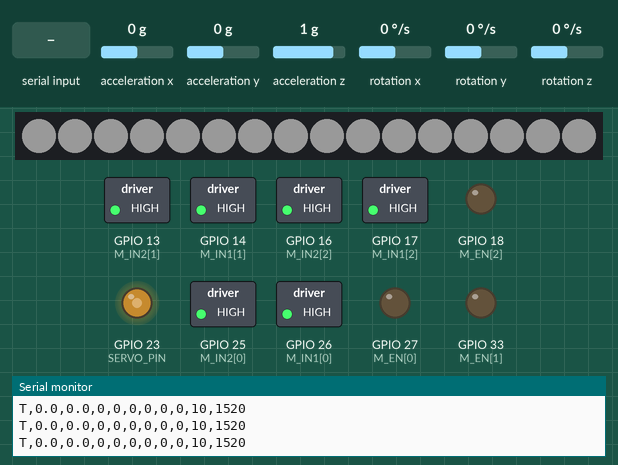
The sketch below on a simulated ESP32. Shown: 16 RGB LEDs in strip order, left to right, switched loads named in the sketch (green lamp = pin HIGH), output pins drawn as LEDs (lit = HIGH), the last lines printed to the serial monitor. Wiring (inferred from the names in the program): MPU-6050 motion sensor at I2C address 0x68. The inputs (shaded band) are chosen by the test bench; at power-on: acceleration x 0 g, acceleration y 0 g, acceleration z 1 g, rotation x 0 °/s, rotation y 0 °/s, rotation z 0 °/s. Dim RGB values are drawn brighter than linear.

Above: at 2.5 s.
2.6 s: "L\n" received over Serial
At 3.5 s:
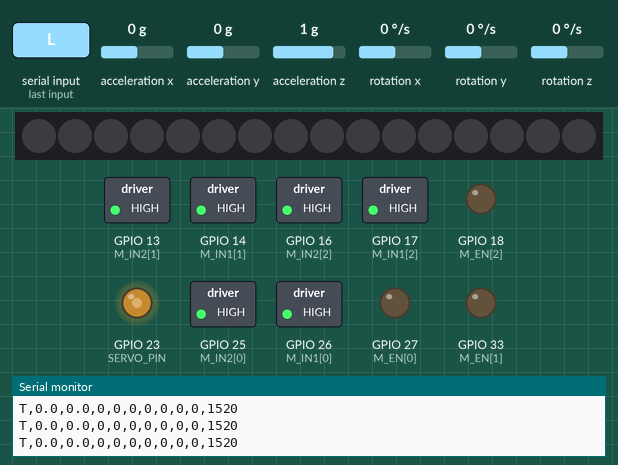
4.1 s: "B90\n" received over Serial
At 4.9 s:
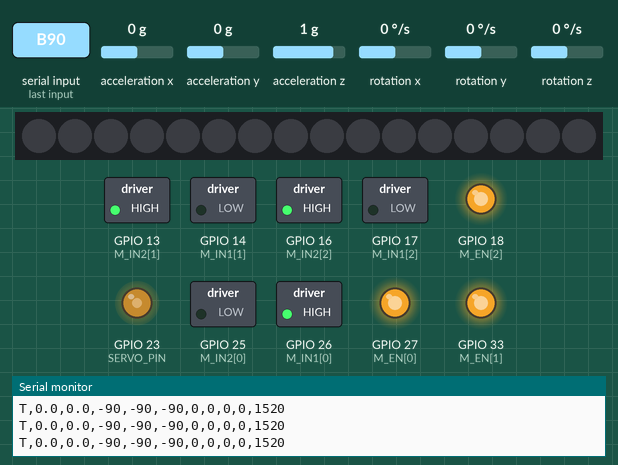
6.6 s: "V\n" received over Serial
At 8.0 s:
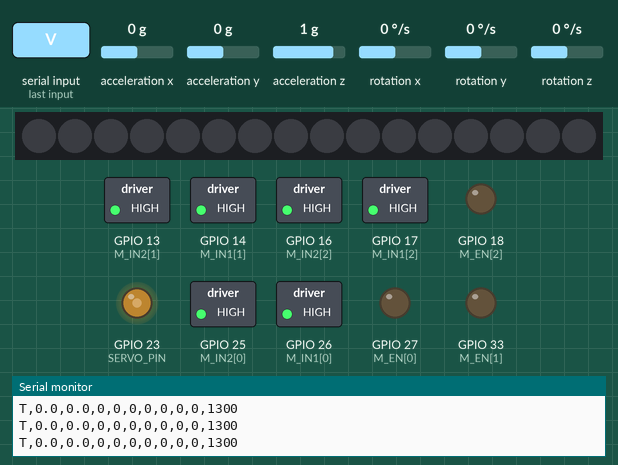
Timing chart, 0 to 9.6 s (numbered marks = the images above; inputs shaded):
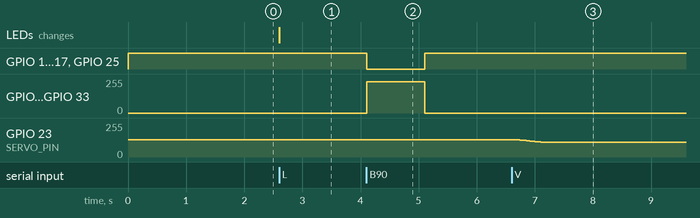

Measured:
- after the input at 2.6 s, the LEDs: change at once (image 1)
- after the input at 4.1 s, GPIO 14 (M_IN1[1]), GPIO 17 (M_IN1[2]), GPIO 25 (M_IN2[0]): HIGH → LOW at once, → HIGH 1.0 s later; GPIO 18 (M_EN[2]), GPIO 27 (M_EN[0]), GPIO 33 (M_EN[1]): 0/255 → 236/255 at once, → 0/255 1.0 s later
- after the input at 6.6 s, GPIO 23 (SERVO_PIN): moves from 129/255 to 110/255 over 0.51 s, starting after 0.08 s

The sketch:

pipe_robot_esp32.ino
```cpp
/*
  ============================================================
   PIPE INSPECTION ROBOT  -  ESP32 FIRMWARE   (v3: TB6612 + GD2508MG tendon)
  ============================================================
   Controls : 3 DC drive motors on 2x TB6612FNG drivers,
              addressable LED (WS2812-type),
              Goteck GD2508MG servo that pulls the tendon to bend the TPU linkage,
              MPU6050 IMU
   Talks to : Raspberry Pi over USB serial (115200 baud)
   Board    : "ESP32 Dev Module"  (ESP32 Arduino core v3.x)
   Libraries: Adafruit NeoPixel (install once), Wire (built in)

   COMMANDS (one per line, sent by the Pi)
   ---------------------------------------
   P                  ping                          -> replies "OK"
   F 60 / B 60        all motors forward / backward at 60 %
   S                  stop (brake)
   M 50 50 50         each motor separately (-100..100 %)
   L 80               LED brightness 0..100 %
   D 40               bend the linkage: -100 (full right) .. 0 (straight) .. +100 (full left)
   V 1450             raw servo pulse in microseconds (CALIBRATION ONLY, clamped to safe limits)
   Z                  zero the IMU (take current pose as level)
   K S 1.0 6.0 0.0    set SPEED PID gains (kp ki kd)  - only used with encoders
   G                  print current settings

   TELEMETRY (sent 20 times/second)
   --------------------------------
   T,roll,pitch,cmd1,cmd2,cmd3,rpm1,rpm2,rpm3,light,servo_us

   SAFETY : motors stop if no command arrives for 1 second.
            The bend is kept (the robot does not snap straight inside an elbow).
   SERVO  : always starts at mid position (1520 us), then moves with smooth
            acceleration / deceleration (trapezoidal profile) - no jerks.
  ============================================================
*/

#include <Wire.h>
#include <math.h>
#include <Adafruit_NeoPixel.h>

// ================== 1. SETTINGS YOU MAY CHANGE ==================

// ---- Motor driver pins: 2x TB6612FNG ----
//              Motor 1 (A: AIN1/AIN2/PWMA), Motor 2 (A: BIN1/BIN2/PWMB), Motor 3 (B: AIN1/AIN2/PWMA)
const int M_IN1[3] = {26, 14, 17};
const int M_IN2[3] = {25, 13, 16};
const int M_EN [3] = {27, 33, 18};      // PWM speed pins
const bool M_REVERSE[3] = {true, false, false};  // set true if that motor spins the wrong way
// NOTE: STBY pin on BOTH TB6612 boards must be tied to 3.3 V (HIGH), or nothing moves.

const int PWM_FREQ = 20000;  // 20 kHz: right for TB6612, and silent
const int PWM_BITS = 10;     // 0..1023
const int PWM_MAX  = (1 << PWM_BITS) - 1;
const int MIN_PWM_PCT = 25;  // dead zone: below this the motors only hum. Tune it.

// ---- LED (WS2812-type, DI pin) ----
const int LIGHT_PIN     = 19;   // -> 330 ohm -> LED DI
const int LED_COUNT     = 16;    // number of LEDs (change for a ring/strip)
const int LIGHT_ON_BOOT = 10;  // % brightness at power-up

// ---- Tendon servo: Goteck GD2508MG ----
const int   SERVO_PIN         = 23;
const int   SERVO_FREQ_HZ     = 333;    // GD2508MG: 333 Hz = best accuracy and holding torque
const int   SERVO_MID_US      = 1520;   // servo neutral - ALWAYS used at power-up
const int   SERVO_STRAIGHT_US = 1520;   // pulse where the TPU linkage is straight (calibrate)
const int   SERVO_BEND_US     = 200;    // pulse change from straight for FULL bend (calibrate)
const int   SERVO_SAFE_MIN_US = 1300;   // hard limits - never go beyond (protect tendon + TPU)
const int   SERVO_SAFE_MAX_US = 1740;
const bool  SERVO_INVERT      = false;  // true if D + (left) bends the robot to the right
const float SERVO_MAX_SPEED   = 800.0;  // us per second   (top speed of the profile)
const float SERVO_ACCEL       = 2000.0; // us per second^2 (how gently it speeds up / slows down)

// ---- I2C (MPU6050) ----
const int SDA_PIN = 21;
const int SCL_PIN = 22;

// ---- Encoders (set USE_ENCODERS to 1 only if your motors have them) ----
#define USE_ENCODERS 0
const int   ENC_PIN[3] = {34, 35, 39};
const float ENC_CPR    = 700.0;
const float MAX_RPM    = 100.0;

// ---- Speed PID (used only with encoders) ----
float SPD_KP = 1.0, SPD_KI = 6.0, SPD_KD = 0.0;
const float SLOPE_FF = 40.0;   // extra % per unit sin(pitch) when climbing (0 = off)

// ---- Timing ----
const unsigned long CONTROL_US   = 10000;  // control loop 100 Hz
const unsigned long TELEMETRY_MS = 50;     // telemetry 20 Hz
const unsigned long WATCHDOG_MS  = 1000;   // stop motors if Pi goes silent

// ================== 2. SMALL PID HELPER ==================
struct PID {
  float kp, ki, kd;
  float integ = 0, prevMeas = 0;
  float outMin, outMax;
  bool  first = true;
  void reset() { integ = 0; first = true; }
  float update(float target, float meas, float dt) {
    float err = target - meas;
    float dMeas = first ? 0 : (meas - prevMeas) / dt;
    first = false;
    prevMeas = meas;
    float newInteg = integ + ki * err * dt;
    float out = kp * err + newInteg - kd * dMeas;
    if (out > outMax)      out = outMax;
    else if (out < outMin) out = outMin;
    else                   integ = newInteg;     // anti-windup
    return out;
  }
};
PID speedPid[3];

// ================== 3. STATE ==================
float target[3]   = {0, 0, 0};
float motorCmd[3] = {0, 0, 0};
float rpm[3]      = {0, 0, 0};
int   lightPct = 0;

float servoUs       = SERVO_MID_US;   // where the servo is now
float servoVel      = 0;              // current speed (us/s), for smooth motion
float servoTargetUs = SERVO_MID_US;   // where it is going
int   bendPct       = 0;

float roll = 0, pitch = 0;
float rollZero = 0, pitchZero = 0;
float gyroBiasX = 0, gyroBiasY = 0;
float rawRoll = 0, rawPitch = 0;
bool  imuOk = false;

unsigned long lastCmdMs = 0, lastCtrlUs = 0, lastTelMs = 0;
String rxLine = "";

#if USE_ENCODERS
volatile long encCount[3] = {0, 0, 0};
void IRAM_ATTR enc0() { encCount[0]++; }
void IRAM_ATTR enc1() { encCount[1]++; }
void IRAM_ATTR enc2() { encCount[2]++; }
long lastCount[3] = {0, 0, 0};
#endif

Adafruit_NeoPixel leds(LED_COUNT, LIGHT_PIN, NEO_GRB + NEO_KHZ800);

// ================== 4. MOTORS ==================
void setMotor(int i, float pct) {
  pct = constrain(pct, -100, 100);
  motorCmd[i] = pct;
  float p = M_REVERSE[i] ? -pct : pct;
  if (fabs(p) < 1.0) {                       // stop = short brake (TB6612: IN1=IN2=HIGH)
    digitalWrite(M_IN1[i], HIGH);
    digitalWrite(M_IN2[i], HIGH);
    ledcWrite(M_EN[i], 0);
    return;
  }
  float mag = MIN_PWM_PCT + (100.0 - MIN_PWM_PCT) * fabs(p) / 100.0;
  digitalWrite(M_IN1[i], p > 0 ? HIGH : LOW);
  digitalWrite(M_IN2[i], p > 0 ? LOW : HIGH);
  ledcWrite(M_EN[i], (int)(mag / 100.0 * PWM_MAX));
}

void stopAll() {
  for (int i = 0; i < 3; i++) {
    target[i] = 0;
    speedPid[i].reset();
    setMotor(i, 0);
  }
}

// ================== 5. LED ==================
void setLight(int pct) {
  lightPct = constrain(pct, 0, 100);
  uint8_t v = lightPct * 255 / 100;
  leds.fill(leds.Color(v, v, v));
  leds.show();
}

// ================== 6. SERVO (smooth motion) ==================
void writeServoUs(float us) {
  const float periodUs = 1000000.0 / SERVO_FREQ_HZ;      // 3003 us at 333 Hz
  ledcWrite(SERVO_PIN, (uint32_t)(us / periodUs * 16383.0));
}

void setServoTarget(float us) {
  servoTargetUs = constrain(us, SERVO_SAFE_MIN_US, SERVO_SAFE_MAX_US);
}

// bend -100 (right) .. +100 (left)
void setBend(int pct) {
  bendPct = constrain(pct, -100, 100);
  float dir = SERVO_INVERT ? -1.0 : 1.0;
  setServoTarget(SERVO_STRAIGHT_US + dir * bendPct * SERVO_BEND_US / 100.0);
}

// Trapezoidal profile: accelerate, cruise at max speed, decelerate to stop exactly on target
void servoStep(float dt) {
  float err = servoTargetUs - servoUs;
  if (fabs(err) < 0.5 && fabs(servoVel) < 20.0) {         // arrived
    servoVel = 0;
    if (servoUs != servoTargetUs) { servoUs = servoTargetUs; writeServoUs(servoUs); }
    return;
  }
  float dir = err > 0 ? 1.0 : -1.0;
  // fastest speed from which we can still stop on target: v = sqrt(2 * a * distance)
  float wantVel = dir * min(SERVO_MAX_SPEED, sqrtf(2.0 * SERVO_ACCEL * fabs(err)));

  float dvMax = SERVO_ACCEL * dt;                         // limit acceleration
  servoVel += constrain(wantVel - servoVel, -dvMax, dvMax);

  float step = servoVel * dt;
  if ((dir > 0 && step > err) || (dir < 0 && step < err)) { // never overshoot
    step = err;
    servoVel = 0;
  }
  servoUs += step;
  writeServoUs(servoUs);
}

// ================== 7. IMU (MPU6050, no library) ==================
const uint8_t MPU = 0x68;

bool imuBegin() {
  Wire.begin(SDA_PIN, SCL_PIN);
  Wire.beginTransmission(MPU);
  Wire.write(0x6B); Wire.write(0x00);          // wake up
  if (Wire.endTransmission() != 0) return false;
  Wire.beginTransmission(MPU);
  Wire.write(0x1A); Wire.write(0x03);          // 44 Hz low-pass filter
  Wire.endTransmission();
  return true;
}

bool imuRead(float &ax, float &ay, float &az, float &gx, float &gy) {
  Wire.beginTransmission(MPU);
  Wire.write(0x3B);
  if (Wire.endTransmission(false) != 0) return false;
  if (Wire.requestFrom(MPU, (uint8_t)14) != 14) return false;
  int16_t raw[7];
  for (int i = 0; i < 7; i++) raw[i] = (Wire.read() << 8) | Wire.read();
  ax = raw[0] / 16384.0;  ay = raw[1] / 16384.0;  az = raw[2] / 16384.0;
  gx = raw[4] / 131.0;    gy = raw[5] / 131.0;
  return true;
}

void imuCalibrateGyro() {               // keep the robot still for ~1 s at power-up
  float sx = 0, sy = 0, ax, ay, az, gx, gy;
  int n = 0;
  for (int i = 0; i < 200; i++) {
    if (imuRead(ax, ay, az, gx, gy)) { sx += gx; sy += gy; n++; }
    delay(5);
  }
  if (n) { gyroBiasX = sx / n; gyroBiasY = sy / n; }
}

void imuUpdate(float dt) {              // complementary filter
  float ax, ay, az, gx, gy;
  if (!imuRead(ax, ay, az, gx, gy)) return;
  float accRoll  = atan2(ay, az) * 180.0 / PI;
  float accPitch = atan2(-ax, sqrt(ay * ay + az * az)) * 180.0 / PI;
  const float A = 0.98;
  rawRoll  = A * (rawRoll  + (gx - gyroBiasX) * dt) + (1 - A) * accRoll;
  rawPitch = A * (rawPitch + (gy - gyroBiasY) * dt) + (1 - A) * accPitch;
  roll  = rawRoll  - rollZero;
  pitch = rawPitch - pitchZero;
}

// ================== 8. ENCODERS ==================
void encoderUpdate(float dt) {
#if USE_ENCODERS
  for (int i = 0; i < 3; i++) {
    noInterrupts();
    long c = encCount[i];
    interrupts();
    float r = (c - lastCount[i]) / ENC_CPR / dt * 60.0;
    lastCount[i] = c;
    if (motorCmd[i] < 0) r = -r;
    rpm[i] = 0.7 * rpm[i] + 0.3 * r;
  }
#endif
}

// ================== 9. CONTROL LOOP (100 Hz) ==================
void controlStep(float dt) {
  if (imuOk) imuUpdate(dt);
  encoderUpdate(dt);
  servoStep(dt);                                       // smooth tendon motion

  bool moving = fabs(target[0]) + fabs(target[1]) + fabs(target[2]) > 0.5;
  float slope = moving ? SLOPE_FF * sin(pitch * PI / 180.0) : 0;

  for (int i = 0; i < 3; i++) {
    if (!moving) { setMotor(i, 0); continue; }
#if USE_ENCODERS
    float corr = speedPid[i].update(target[i], rpm[i] / MAX_RPM * 100.0, dt);
    setMotor(i, target[i] + slope + corr);
#else
    setMotor(i, target[i] + slope);                    // open loop
#endif
  }
}

// ================== 10. COMMANDS ==================
void applyGains() {
  for (int i = 0; i < 3; i++) {
    speedPid[i].kp = SPD_KP; speedPid[i].ki = SPD_KI; speedPid[i].kd = SPD_KD;
    speedPid[i].outMin = -50; speedPid[i].outMax = 50;
    speedPid[i].reset();
  }
}

void printSettings() {
  Serial.printf("# speed PID kp=%.2f ki=%.2f kd=%.2f | encoders=%d imu=%d light=%d\n",
                SPD_KP, SPD_KI, SPD_KD, USE_ENCODERS, imuOk, lightPct);
  Serial.printf("# servo now=%.0f us target=%.0f us bend=%d%% | straight=%d bend=+-%d safe=%d..%d invert=%d\n",
                servoUs, servoTargetUs, bendPct, SERVO_STRAIGHT_US, SERVO_BEND_US,
                SERVO_SAFE_MIN_US, SERVO_SAFE_MAX_US, SERVO_INVERT);
}

void handleCommand(String line) {
  line.trim();
  if (line.length() == 0) return;
  lastCmdMs = millis();
  char c = toupper(line.charAt(0));
  String args = line.substring(1);
  args.trim();
  float a = 0, b = 0, d = 0;

  switch (c) {
    case 'P': Serial.println("OK"); break;
    case 'F': a = args.toFloat(); for (int i = 0; i < 3; i++) target[i] =  constrain(a, 0, 100); break;
    case 'B': a = args.toFloat(); for (int i = 0; i < 3; i++) target[i] = -constrain(a, 0, 100); break;
    case 'S': stopAll(); break;
    case 'M':
      if (sscanf(args.c_str(), "%f %f %f", &a, &b, &d) == 3) {
        target[0] = constrain(a, -100, 100);
        target[1] = constrain(b, -100, 100);
        target[2] = constrain(d, -100, 100);
      }
      break;
    case 'L': setLight(args.toInt()); break;
    case 'D': setBend(args.toInt()); break;
    case 'V': bendPct = 0; setServoTarget(args.toInt()); break;   // raw us, calibration
    case 'Z': rollZero = rawRoll; pitchZero = rawPitch; Serial.println("# IMU zeroed"); break;
    case 'G': printSettings(); break;
    case 'K': {
      char which; float kp, ki, kd;
      if (sscanf(args.c_str(), "%c %f %f %f", &which, &kp, &ki, &kd) == 4 && toupper(which) == 'S') {
        SPD_KP = kp; SPD_KI = ki; SPD_KD = kd;
        applyGains();
        printSettings();
      }
      break;
    }
    default: Serial.println("# unknown command");
  }
}

void readSerial() {
  while (Serial.available()) {
    char ch = Serial.read();
    if (ch == '\n' || ch == '\r') {
      if (rxLine.length()) handleCommand(rxLine);
      rxLine = "";
    } else if (rxLine.length() < 60) {
      rxLine += ch;
    }
  }
}

void sendTelemetry() {
  Serial.printf("T,%.1f,%.1f,%.0f,%.0f,%.0f,%.0f,%.0f,%.0f,%d,%d\n",
                roll, pitch, motorCmd[0], motorCmd[1], motorCmd[2],
                rpm[0], rpm[1], rpm[2], lightPct, (int)servoUs);
}

// ================== 11. SETUP & LOOP ==================
void setup() {
  // servo FIRST: hold mid position from the very start
  ledcAttach(SERVO_PIN, SERVO_FREQ_HZ, 14);
  writeServoUs(SERVO_MID_US);

  Serial.begin(115200);

  for (int i = 0; i < 3; i++) {
    pinMode(M_IN1[i], OUTPUT);
    pinMode(M_IN2[i], OUTPUT);
    ledcAttach(M_EN[i], PWM_FREQ, PWM_BITS);
  }
  leds.begin();

#if USE_ENCODERS
  for (int i = 0; i < 3; i++) pinMode(ENC_PIN[i], INPUT);
  attachInterrupt(digitalPinToInterrupt(ENC_PIN[0]), enc0, RISING);
  attachInterrupt(digitalPinToInterrupt(ENC_PIN[1]), enc1, RISING);
  attachInterrupt(digitalPinToInterrupt(ENC_PIN[2]), enc2, RISING);
#endif

  applyGains();
  stopAll();
  setLight(LIGHT_ON_BOOT);

  imuOk = imuBegin();
  if (imuOk) imuCalibrateGyro();

  setBend(0);   // then glide smoothly from mid to 'straight' (same if both are 1520)

  Serial.println(imuOk ? "# READY (IMU ok)" : "# READY (IMU NOT FOUND - check wiring)");
  lastCmdMs = millis();
  lastCtrlUs = micros();
}

void loop() {
  readSerial();

  if (millis() - lastCmdMs > WATCHDOG_MS) {
    bool anyMoving = target[0] != 0 || target[1] != 0 || target[2] != 0;
    if (anyMoving) { stopAll(); Serial.println("# watchdog stop"); }
  }

  unsigned long now = micros();
  if (now - lastCtrlUs >= CONTROL_US) {
    float dt = (now - lastCtrlUs) / 1e6;
    lastCtrlUs = now;
    controlStep(dt);
  }

  if (millis() - lastTelMs >= TELEMETRY_MS) {
    lastTelMs = millis();
    sendTelemetry();
  }
}
```
